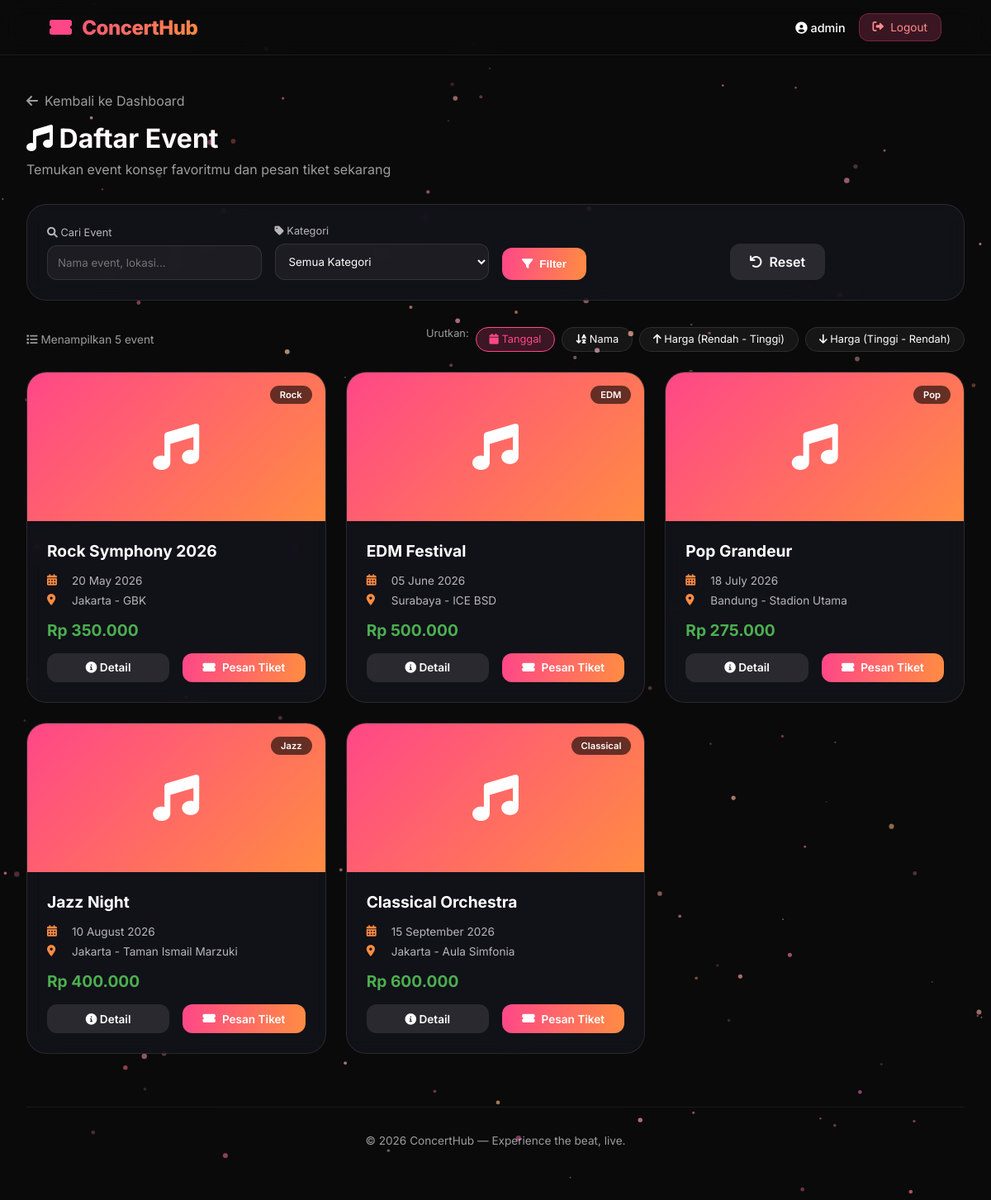
The app's page /tubes_basdal/user/events.php (signed in) with its own data.
### tables this page shows
CREATE TABLE IF NOT EXISTS events (
    event_id INT AUTO_INCREMENT PRIMARY KEY,
    title VARCHAR(150),
    artist VARCHAR(100),
    event_date DATETIME,
    location VARCHAR(100) DEFAULT NULL,
    venue VARCHAR(100) DEFAULT NULL,
    category VARCHAR(50) DEFAULT NULL,
    price DECIMAL(12,2) DEFAULT 0,
    total_seats INT DEFAULT 0,
    description TEXT,
    image_path VARCHAR(255) DEFAULT NULL,
    status ENUM('upcoming','completed') DEFAULT 'upcoming',
    is_active BOOLEAN DEFAULT TRUE,
    created_by INT,
    created_at TIMESTAMP DEFAULT CURRENT_TIMESTAMP,
    updated_at TIMESTAMP DEFAULT CURRENT_TIMESTAMP ON UPDATE CURRENT_TIMESTAMP,

    FOREIGN KEY (created_by) REFERENCES users(user_id) ON DELETE SET NULL
);

### tubes_basdal/user/events.php (the view, shortened to what this page needs)
<?php
include "../config/db.php";
$user = $_SESSION['user'];
$user_name = $user['name'] ?? $user['username'] ?? $user['fullname'] ?? $user['nama'] ?? 'User';
$search = isset($_GET['search']) ? mysqli_real_escape_string($conn, $_GET['search']) : '';
$sort = isset($_GET['sort']) ? $_GET['sort'] : 'date';
$sql = "SELECT * FROM events WHERE 1=1";
switch ($sort) {
    case 'date':
        $sql .= " ORDER BY event_date ASC";
        break;
}
$result = $conn->query($sql);
?>
<!DOCTYPE html>
<html lang="id">
<head>
    <link rel="stylesheet" href="https://cdnjs.cloudflare.com/ajax/libs/font-awesome/6.0.0-beta3/css/all.min.css">
    <link href="https://unpkg.com/aos@2.3.1/dist/aos.css" rel="stylesheet">
</head>
<body>
<canvas id="particle-canvas"></canvas>
<div class="navbar">
    <div class="logo">
        <i class="fas fa-ticket-alt"></i> ConcertHub
    </div>
    <div class="user-info">
        <span class="user-name">
            <i class="fas fa-user-circle"></i> <?php echo htmlspecialchars($user_name); ?>
        </span>
        <a href="../auth/logout.php" class="logout-btn">
            <i class="fas fa-sign-out-alt"></i> Logout
        </a>
    </div>
</div>
<div class="container">
    <div class="main-content">
        <a href="dashboard.php" class="back-link" data-aos="fade-right">
            <i class="fas fa-arrow-left"></i> Kembali ke Dashboard
        </a>
        <div class="page-header" data-aos="fade-right" data-aos-delay="100">
            <div class="page-title">
                <i class="fas fa-music"></i> Daftar Event
            </div>
            <div class="page-subtitle">
                Temukan event konser favoritmu dan pesan tiket sekarang
            </div>
        </div>
        <div class="filter-section" data-aos="fade-up" data-aos-delay="150">
            <form method="GET" action="" class="filter-form">
                <div class="filter-group">
                    <label><i class="fas fa-search"></i> Cari Event</label>
                    <input type="text" name="search" placeholder="Nama event, lokasi..." value="<?php echo htmlspecialchars($search); ?>">
                </div>
                <div class="filter-group">
                    <label><i class="fas fa-tag"></i> Kategori</label>
                    <select name="category">
                        <option value="">Semua Kategori</option>
                    </select>
                </div>
                <div class="filter-group">
                    <button type="submit" class="btn-filter">
                        <i class="fas fa-filter"></i> Filter
                    </button>
                </div>
                <div class="filter-group">
                    <a href="events.php" class="btn-reset">
                        <i class="fas fa-undo"></i> Reset
                    </a>
                </div>
            </form>
        </div>
        <div class="sort-section" data-aos="fade-up" data-aos-delay="200">
            <div class="result-count">
                <i class="fas fa-list"></i> Menampilkan <?php echo ($result) ? $result->num_rows : 0; ?> event
            </div>
            <div class="sort-buttons">
                <span style="font-size: 0.8rem; opacity: 0.6;">Urutkan:</span>
                <a href="?<?php echo http_build_query(array_merge($_GET, ['sort' => 'date'])); ?>" class="sort-btn <?php echo ($sort == 'date') ? 'active' : ''; ?>">
                    <i class="fas fa-calendar"></i> Tanggal
                </a>
                <a href="?<?php echo http_build_query(array_merge($_GET, ['sort' => 'name'])); ?>" class="sort-btn <?php echo ($sort == 'name') ? 'active' : ''; ?>">
                    <i class="fas fa-sort-alpha-down"></i> Nama
                </a>
                <a href="?<?php echo http_build_query(array_merge($_GET, ['sort' => 'price_asc'])); ?>" class="sort-btn <?php echo ($sort == 'price_asc') ? 'active' : ''; ?>">
                    <i class="fas fa-arrow-up"></i> Harga (Rendah - Tinggi)
                </a>
                <a href="?<?php echo http_build_query(array_merge($_GET, ['sort' => 'price_desc'])); ?>" class="sort-btn <?php echo ($sort == 'price_desc') ? 'active' : ''; ?>">
                    <i class="fas fa-arrow-down"></i> Harga (Tinggi - Rendah)
                </a>
            </div>
        </div>
        <?php if ($result && $result->num_rows > 0): ?>
            <div class="events-grid" data-aos="fade-up" data-aos-delay="250">
                <?php while($event = $result->fetch_assoc()):
                    $event_id = $event['id'] ?? $event['event_id'] ?? $event['id_event'] ?? null;
                    $event_name = $event['name'] ?? $event['title'] ?? '-';
                    $event_category = $event['category'] ?? 'Umum';
                    $event_date = $event['event_date'] ?? '';
                    $event_location = $event['location'] ?? $event['lokasi'] ?? '-';
                    $event_venue = $event['venue'] ?? $event['tempat'] ?? '';
                    $event_price = $event['price'] ?? $event['harga'] ?? 0;
                ?>
                    <div class="event-card">
                        <div class="event-image">
                            <span class="event-category"><?php echo htmlspecialchars($event_category); ?></span>
                            <i class="fas fa-music"></i>
                        </div>
                        <div class="event-content">
                            <h3 class="event-title"><?php echo htmlspecialchars($event_name); ?></h3>
                            <div class="event-info">
                                <div class="event-info-item">
                                    <i class="fas fa-calendar-alt"></i>
                                    <span><?php echo $event_date ? date('d F Y', strtotime($event_date)) : 'TBA'; ?></span>
                                </div>
                                <div class="event-info-item">
                                    <i class="fas fa-map-marker-alt"></i>
                                    <span><?php echo htmlspecialchars($event_location); ?><?php echo $event_venue ? ' - ' . htmlspecialchars($event_venue) : ''; ?></span>
                                </div>
                            </div>
                            <div class="event-price">
                                Rp <?php echo number_format($event_price, 0, ',', '.'); ?>
                            </div>
                            <div class="event-actions">
                                <a href="event-detail.php?id=<?php echo $event_id; ?>" class="btn-detail">
                                    <i class="fas fa-info-circle"></i> Detail
                                </a>
                                <a href="order.php?event_id=<?php echo $event_id; ?>" class="btn-order">
                                    <i class="fas fa-ticket-alt"></i> Pesan Tiket
                                </a>
                            </div>
                        </div>
                    </div>
                <?php endwhile; ?>
            </div>
        <?php endif; ?>
        <div class="footer">
            <p>© 2026 ConcertHub — Experience the beat, live.</p>
        </div>
    </div>
</div>
<script>
    AOS.init({ once: true, offset: 120, duration: 800 });
    // Particle Background Effect
    const canvas = document.getElementById('particle-canvas');
    const ctx = canvas.getContext('2d');
    let width = window.innerWidth;
    let height = window.innerHeight;
    let particles = [];
    function resizeCanvas() {
        width = window.innerWidth;
        height = window.innerHeight;
        canvas.width = width;
        canvas.height = height;
    }
    class Particle {
        constructor() {
            this.x = Math.random() * width;
            this.y = Math.random() * height;
            this.size = Math.random() * 2.5 + 0.8;
            this.speedX = (Math.random() - 0.5) * 0.6;
            this.speedY = (Math.random() - 0.5) * 0.4;
            this.color = `rgba(255, ${Math.floor(100 + Math.random() * 100)}, ${Math.floor(120 + Math.random() * 80)}, ${Math.random() * 0.5 + 0.2})`;
        }
        update() {
            this.x += this.speedX;
            this.y += this.speedY;
            if (this.x < 0 || this.x > width) this.speedX *= -1;
            if (this.y < 0 || this.y > height) this.speedY *= -1;
        }
        draw() {
            ctx.beginPath();
            ctx.arc(this.x, this.y, this.size, 0, Math.PI * 2);
            ctx.fillStyle = this.color;
            ctx.fill();
        }
    }
    function initParticles() {
        particles = [];
        let numberOfParticles = (width * height) / 8000;
        if (numberOfParticles > 180) numberOfParticles = 180;
        for (let i = 0; i < numberOfParticles; i++) {
            particles.push(new Particle());
        }
    }
    function animateParticles() {
        ctx.clearRect(0, 0, width, height);
        for (let p of particles) {
            p.update();
            p.draw();
        }
        requestAnimationFrame(animateParticles);
    }
    window.addEventListener('resize', () => {
        resizeCanvas();
        initParticles();
    });
    resizeCanvas();
    initParticles();
    animateParticles();
</script>
</body>
</html>

### records on screen
events: category "Rock", title "Rock Symphony 2026", event_date "20 May 2026", location "Jakarta", venue "GBK", price "350.000"
events: category "EDM", title "EDM Festival", event_date "05 June 2026", location "Surabaya", venue "ICE BSD", price "500.000"
events: category "Pop", title "Pop Grandeur", event_date "18 July 2026", location "Bandung", venue "Stadion Utama", price "275.000"
events: category "Jazz", title "Jazz Night", event_date "10 August 2026", location "Jakarta", venue "Taman Ismail Marzuki", price "400.000"
events: category "Classical", title "Classical Orchestra", event_date "15 September 2026", location "Jakarta", venue "Aula Simfonia", price "600.000"

### other values on screen
$user_name "admin"
$result->num_rows "5"
